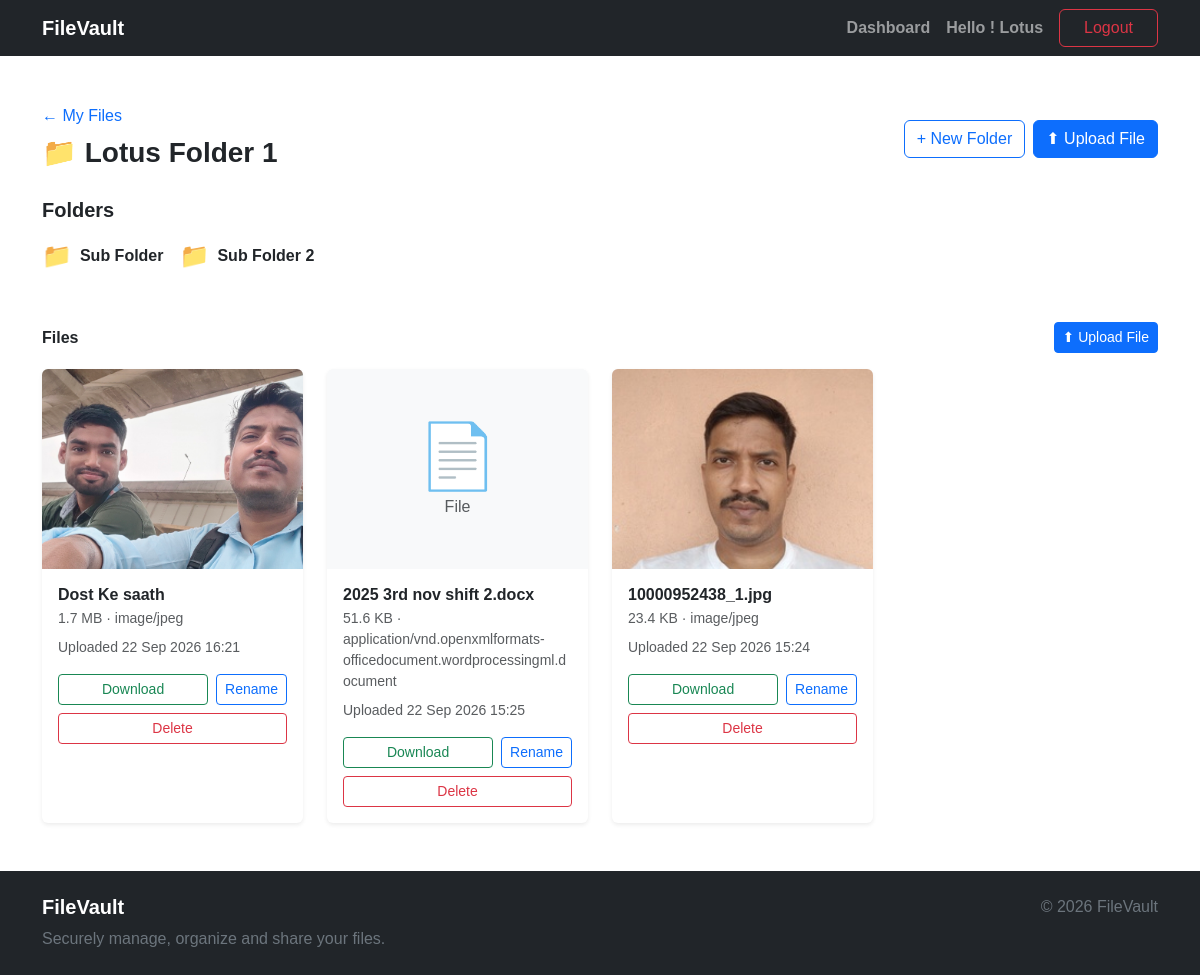
/storage/folder/1/ (signed in), run on the app's committed database.
### storage/models.py (models this page shows, shortened)
class Folder(models.Model):
      owner = models.ForeignKey(
            settings.AUTH_USER_MODEL,
            on_delete = models.CASCADE,
            related_name= 'folders'
      )
      name = models.CharField(max_length=255)
      parent = models.ForeignKey(
            "self",
            on_delete= models.CASCADE,
            null=True,
            blank=True,
            related_name="children"
      )
      created_at = models.DateTimeField(auto_now_add=True)
      updated_at = models.DateTimeField(auto_now=True)
      class Meta:
            ordering = ['name']
      def get_absolute_url(self):
            return reverse(
                  "storage:folder-detail",
                  kwargs={
                        "pk": self.pk,
                  },
            )

class File(models.Model):
      owner = models.ForeignKey(
            settings.AUTH_USER_MODEL,
            on_delete= models.CASCADE,
            related_name= "files",
      )
      folder = models.ForeignKey(
            Folder,
            on_delete= models.CASCADE,
            related_name= "files",
      )
      file = models.FileField(upload_to="uploads/")
      original_name = models.CharField(max_length=255)
      file_type = models.CharField(max_length=100, blank=True)
      size = models.PositiveBigIntegerField(default=0)
      uploaded_at = models.DateTimeField(auto_now_add=True)
      class Meta:
            ordering = ["-uploaded_at"]

### storage/views.py (the view)
# urls.py: path("folder/<int:pk>/",FolderDetailView.as_view(),name="folder-detail",),
class FolderDetailView(LoginRequiredMixin, DetailView):
      model = Folder
      template_name = "storage/folder_details.html"
      context_object_name = "folder"
      def get_queryset(self):
            return Folder.objects.filter(owner = self.request.user)
      def get_context_data(self, **kwargs):
            context = super().get_context_data(**kwargs)
            context["subfolders"] = self.object.children.filter(
                  owner=self.request.user
            ).order_by("name")
            context["files"] = self.object.files.filter(
                  owner=self.request.user
            ).order_by("-uploaded_at")
            return context

### storage/templates/storage/folder_details.html (shortened to what this page needs)
{% extends "base.html" %}
{% block content %}
<div class="container py-5">
      <div class="d-flex justify-content-between align-items-center mb-4">
            <div>
                  <a href="{% url 'storage:dashboard' %}" class="text-decoration-none">
                        ← My Files
                  </a>
                  <h3 class="fw-bold mt-2 mb-1">
                        📁 {{ folder.name }}
                  </h3>
            </div>
            <div class="d-flex gap-2">
                  <a href="{% url 'storage:folder-create' %}?parent={{ folder.pk }}" class="btn btn-outline-primary">
                        + New Folder
                  </a>
                  <a href="{% url 'storage:file-upload' folder.id %}" class="btn btn-primary">
                        ⬆ Upload File
                  </a>
            </div>
      </div>
      <div class="mb-5">
            <h5 class="fw-bold mb-3">
                  Folders
            </h5>
            {% if subfolders %}
            <div class="row g-3">
                  {% for subfolder in subfolders %}
                  <div class="col-auto">
                        <a href="{{ subfolder.get_absolute_url }}" class="d-inline-flex align-items-center
                              gap-2 text-decoration-none text-dark">
                              <span class="fs-4">
                                    📁
                              </span>
                              <span class="fw-semibold">
                                    {{ subfolder.name }}
                              </span>
                        </a>
                  </div>
                  {% endfor %}
            </div>
            {% endif %}
      </div>
      <div>
            <div class="d-flex justify-content-between align-items-center mb-3">
                  <h6 class="fw-bold mb-0">
                        Files
                  </h6>
                  <a href="{% url 'storage:file-upload' folder.id %}" class="btn btn-primary btn-sm">
                        ⬆ Upload File
                  </a>
            </div>
            {% if files %}
            <div class="row g-4">
                  {% for file in files %}
                  <div class="col-sm-6 col-lg-4 col-xl-3">
                        <div class="card h-100 border-0 shadow-sm overflow-hidden">
                              <div class="bg-light d-flex align-items-center justify-content-center"
                                    style="height: 200px;">
                                    {% if "image/" in file.file_type %}
                                    <img src="{{ file.file.url }}" alt="{{ file.original_name }}" class="w-100 h-100"
                                          style="object-fit: cover;">
                                    {% elif file.file_type == "application/pdf" %}
                                    <iframe src="{{ file.file.url }}" width="100%" height="200" style="border: none;">
                                    </iframe>
                                    {% elif "video/" in file.file_type %}
                                    <video controls class="w-100 h-100" style="object-fit: contain;">
                                          <source src="{{ file.file.url }}" type="{{ file.file_type }}">
                                          Your browser does not support
                                          video playback.
                                    </video>
                                    {% else %}
                                    <div class="text-center">
                                          <div class="display-3">
                                                📄
                                          </div>
                                          <span class="text-muted">
                                                File
                                          </span>
                                    </div>
                                    {% endif %}
                              </div>
                              <div class="card-body">
                                    <h6 class="fw-semibold text-truncate mb-1" title="{{ file.original_name }}">
                                          {{ file.original_name }}
                                    </h6>
                                    <p class="text-muted small mb-2">
                                          {{ file.size|filesizeformat }}
                                          {% if file.file_type %}
                                          · {{ file.file_type }}
                                          {% endif %}
                                    </p>
                                    <p class="text-muted small mb-3">
                                          Uploaded
                                          {{ file.uploaded_at|date:"d M Y H:i" }}
                                    </p>
                                    <div class="d-flex gap-2">
                                          <a href="{{ file.file.url }}" class="btn btn-sm btn-outline-success flex-fill"
                                                download>
                                                Download
                                          </a>
                                          <a href="{% url 'storage:file-rename' file.pk %}"
                                                class="btn btn-sm btn-outline-primary">
                                                Rename
                                          </a>
                                    </div>
                                    <a href="{% url 'storage:file-delete' file.pk %}"
                                          class="btn btn-sm btn-outline-danger w-100 mt-2">
                                          Delete
                                    </a>
                              </div>
                        </div>
                  </div>
                  {% endfor %}
            </div>
            {% endif %}
      </div>
</div>
{% endblock %}

### templates/base.html (shortened to what this page needs)
<!DOCTYPE html>
<html lang="en">
<head>
      <link href="https://cdn.jsdelivr.net/npm/bootstrap@5.3.8/dist/css/bootstrap.min.css" rel="stylesheet">
      {% load static %}
      <link rel="stylesheet" href="{% static 'css/style.css' %}">
</head>
<body class="d-flex flex-column min-vh-100">
      <nav class="navbar navbar-expand-lg navbar-dark bg-dark">
            <div class="container">
                  <a class="navbar-brand fw-bold" href="{% url 'home' %}">FileVault</a>
                  <div class="collapse navbar-collapse" id="mainNavbar">
                        <ul class="navbar-nav ms-auto align-items-lg-center">
                              {% if not user.is_authenticated %}
                              <li class="nav-item">
                                    <a class="nav-link" href="{% url 'accounts:login' %}"> Login </a>
                              </li>
                              <li class="nav-item ms-lg-2">
                                    <a class="btn btn-primary px-4" href="{% url 'accounts:register' %}">
                                          Register
                                    </a>
                              </li>
                              {% else %}
                              <li class="nav-item">
                                    <a class="nav-link fw-bold" href="{% url 'storage:dashboard' %}">
                                          Dashboard
                                    </a>
                              </li>
                              <li class="nav-item">
                                    <a class="nav-link fw-bold" href="#">
                                          Hello ! {{ user.username }}
                                    </a>
                              </li>
                              <li class="nav-item ms-lg-2">
                                    <form method="post" action="{% url 'accounts:logout' %}" class="d-inline">
                                          <button type="submit" class="btn btn-outline-danger px-4">
                                                Logout
                                          </button>
                                    </form>
                              </li>
                              {% endif %}
                        </ul>
                  </div>
            </div>
      </nav>
      <main class="flex-grow-1">
            {% block content %}
            {% endblock %}
      </main>
      <footer class="bg-dark text-white mt-auto">
            <div class="container py-4">
                  <div class="row">
                        <div class="col-md-6">
                              <h5 class="fw-bold">
                                    FileVault
                              </h5>
                              <p class="text-secondary mb-0">
                                    Securely manage, organize and share
                                    your files.
                              </p>
                        </div>
                        <div class="col-md-6 text-md-end">
                              <p class="text-secondary mb-0">
                                    © 2026 FileVault
                              </p>
                        </div>
                  </div>
            </div>
      </footer>
</body>
</html>

### static/css/style.css (style rules this page uses)
body { font-family: Arial, sans-serif; }

### data on the page
Folder: name "Lotus Folder 1"
Folder: name "Sub Folder"
Folder: name "Sub Folder 2"
File: file (picture), original_name "Dost Ke saath", size|filesizeformat "1.7 MB", file_type "image/jpeg", uploaded_at "22 Sep 2026 16:21"
File: shows "File", original_name "2025 3rd nov shift 2.docx", size|filesizeformat "51.6 KB", file_type "application/vnd.openxmlformats-officedocument.wordprocessingml.document", uploaded_at "22 Sep 2026 15:25"
File: file (picture), original_name "10000952438_1.jpg", size|filesizeformat "23.4 KB", file_type "image/jpeg", uploaded_at "22 Sep 2026 15:24"

### other printed values
{{ user.username }} "Lotus"
